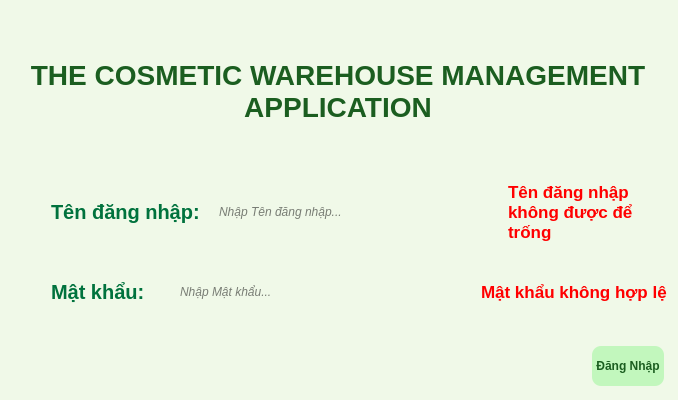
<?xml version="1.0" encoding="UTF-8"?>
<ui version="4.0">
 <class>LoginForm</class>
 <widget class="QWidget" name="LoginForm">
  <property name="geometry">
   <rect>
    <x>0</x>
    <y>0</y>
    <width>678</width>
    <height>400</height>
   </rect>
  </property>
  <property name="sizePolicy">
   <sizepolicy hsizetype="Fixed" vsizetype="Fixed">
    <horstretch>0</horstretch>
    <verstretch>0</verstretch>
   </sizepolicy>
  </property>
  <property name="minimumSize">
   <size>
    <width>678</width>
    <height>400</height>
   </size>
  </property>
  <property name="maximumSize">
   <size>
    <width>678</width>
    <height>400</height>
   </size>
  </property>
  <property name="styleSheet">
   <string notr="true">QWidget {
    background-color: #F0F9E8;
}
QLabel#titleLabel {
    font-size: 28px;
    font-weight: bold;
    color: #1B5E20;
}
QPushButton {
    border: none;
    border-radius: 12px;
    padding: 10px 20px;
    color: #1B5E20;
    font-weight: bold;
    background: qlineargradient(
        x1: 0, y1: 0, x2: 1, y2: 0,
        stop: 0 #19a1ad,
        stop: 1 #a1e383
    );
}
</string>
  </property>
  <layout class="QVBoxLayout" name="verticalLayout_4">
   <item>
    <widget class="QLabel" name="titleLabel">
     <property name="sizePolicy">
      <sizepolicy hsizetype="Preferred" vsizetype="Preferred">
       <horstretch>0</horstretch>
       <verstretch>0</verstretch>
      </sizepolicy>
     </property>
     <property name="minimumSize">
      <size>
       <width>654</width>
       <height>160</height>
      </size>
     </property>
     <property name="maximumSize">
      <size>
       <width>654</width>
       <height>160</height>
      </size>
     </property>
     <property name="font">
      <font>
       <family>Microsoft Sans Serif</family>
       <pointsize>-1</pointsize>
       <bold>true</bold>
      </font>
     </property>
     <property name="layoutDirection">
      <enum>Qt::LayoutDirection::LeftToRight</enum>
     </property>
     <property name="text">
      <string>THE COSMETIC WAREHOUSE MANAGEMENT APPLICATION</string>
     </property>
     <property name="alignment">
      <set>Qt::AlignmentFlag::AlignCenter</set>
     </property>
     <property name="wordWrap">
      <bool>true</bool>
     </property>
     <property name="margin">
      <number>50</number>
     </property>
    </widget>
   </item>
   <item>
    <layout class="QVBoxLayout" name="verticalLayout_2">
     <property name="spacing">
      <number>10</number>
     </property>
     <property name="leftMargin">
      <number>40</number>
     </property>
     <item>
      <layout class="QHBoxLayout" name="horizontalLayout_2">
       <property name="sizeConstraint">
        <enum>QLayout::SizeConstraint::SetFixedSize</enum>
       </property>
       <item>
        <widget class="QLabel" name="usernameLabel">
         <property name="font">
          <font>
           <family>Microsoft Sans Serif</family>
           <pointsize>15</pointsize>
           <bold>true</bold>
          </font>
         </property>
         <property name="styleSheet">
          <string notr="true">QLabel{
color: #00723D;   /* Màu xanh đậm */
  font-weight: bold;
}</string>
         </property>
         <property name="text">
          <string>Tên đăng nhập:</string>
         </property>
        </widget>
       </item>
       <item>
        <widget class="QFrame" name="frameUsername">
         <property name="enabled">
          <bool>true</bool>
         </property>
         <property name="sizePolicy">
          <sizepolicy hsizetype="MinimumExpanding" vsizetype="Fixed">
           <horstretch>0</horstretch>
           <verstretch>0</verstretch>
          </sizepolicy>
         </property>
         <property name="minimumSize">
          <size>
           <width>288</width>
           <height>29</height>
          </size>
         </property>
         <property name="maximumSize">
          <size>
           <width>300</width>
           <height>16777215</height>
          </size>
         </property>
         <property name="autoFillBackground">
          <bool>false</bool>
         </property>
         <property name="styleSheet">
          <string notr="true">QFrame {
    border: none;
    border-radius: 10px;
    background: qlineargradient(
        x1: 0, y1: 0, x2: 1, y2: 0,
        stop: 0 #19a1ad,
        stop: 1 #a1e383
    );
    padding: 2px;
}
QLineEdit {
    border: none;
    border-radius: 8px;
    background: #F0F9E8;
    padding: 5px;
}</string>
         </property>
         <property name="frameShape">
          <enum>QFrame::Shape::StyledPanel</enum>
         </property>
         <property name="lineWidth">
          <number>0</number>
         </property>
         <layout class="QHBoxLayout" name="horizontalLayout">
          <property name="spacing">
           <number>0</number>
          </property>
          <property name="sizeConstraint">
           <enum>QLayout::SizeConstraint::SetDefaultConstraint</enum>
          </property>
          <property name="leftMargin">
           <number>0</number>
          </property>
          <property name="topMargin">
           <number>0</number>
          </property>
          <property name="rightMargin">
           <number>0</number>
          </property>
          <property name="bottomMargin">
           <number>0</number>
          </property>
          <item>
           <widget class="QLineEdit" name="usernameEdit">
            <property name="sizePolicy">
             <sizepolicy hsizetype="MinimumExpanding" vsizetype="Fixed">
              <horstretch>0</horstretch>
              <verstretch>0</verstretch>
             </sizepolicy>
            </property>
            <property name="minimumSize">
             <size>
              <width>288</width>
              <height>29</height>
             </size>
            </property>
            <property name="maximumSize">
             <size>
              <width>300</width>
              <height>16777215</height>
             </size>
            </property>
            <property name="font">
             <font>
              <italic>true</italic>
             </font>
            </property>
            <property name="styleSheet">
             <string notr="true">QLineEdit focus{
color: #37B606;   /* Màu xanh đậm */

}</string>
            </property>
            <property name="frame">
             <bool>true</bool>
            </property>
            <property name="placeholderText">
             <string>Nhập Tên đăng nhập...</string>
            </property>
           </widget>
          </item>
         </layout>
        </widget>
       </item>
       <item>
        <widget class="QLabel" name="accountAnnouncementLabel">
         <property name="font">
          <font>
           <pointsize>13</pointsize>
           <bold>true</bold>
          </font>
         </property>
         <property name="styleSheet">
          <string notr="true">QLabel
{
	color: red;
}</string>
         </property>
         <property name="text">
          <string>Tên đăng nhập không được để trống</string>
         </property>
         <property name="wordWrap">
          <bool>true</bool>
         </property>
        </widget>
       </item>
      </layout>
     </item>
     <item>
      <layout class="QHBoxLayout" name="horizontalLayout_3">
       <property name="sizeConstraint">
        <enum>QLayout::SizeConstraint::SetFixedSize</enum>
       </property>
       <item>
        <widget class="QLabel" name="passwordLabel">
         <property name="font">
          <font>
           <family>Microsoft Sans Serif</family>
           <pointsize>15</pointsize>
           <bold>true</bold>
          </font>
         </property>
         <property name="styleSheet">
          <string notr="true">QLabel {
  color: #00723D;   /* Màu xanh đậm */
  font-weight: bold;
}
</string>
         </property>
         <property name="text">
          <string>Mật khẩu:</string>
         </property>
        </widget>
       </item>
       <item>
        <spacer name="horizontalSpacer">
         <property name="orientation">
          <enum>Qt::Orientation::Horizontal</enum>
         </property>
         <property name="sizeType">
          <enum>QSizePolicy::Policy::Fixed</enum>
         </property>
         <property name="sizeHint" stdset="0">
          <size>
           <width>0</width>
           <height>20</height>
          </size>
         </property>
        </spacer>
       </item>
       <item>
        <widget class="QFrame" name="framePassword">
         <property name="sizePolicy">
          <sizepolicy hsizetype="MinimumExpanding" vsizetype="Fixed">
           <horstretch>0</horstretch>
           <verstretch>0</verstretch>
          </sizepolicy>
         </property>
         <property name="minimumSize">
          <size>
           <width>288</width>
           <height>29</height>
          </size>
         </property>
         <property name="maximumSize">
          <size>
           <width>300</width>
           <height>16777215</height>
          </size>
         </property>
         <property name="styleSheet">
          <string notr="true">QFrame {
    border: none;
    border-radius: 10px;
    background: qlineargradient(
        x1: 0, y1: 0, x2: 1, y2: 0,
        stop: 0 #19a1ad,
        stop: 1 #a1e383
    );
    padding: 2px;
}
QLineEdit {
    border: none;
    border-radius: 8px;
    background: #F0F9E8;
    padding: 5px;
}</string>
         </property>
         <property name="frameShape">
          <enum>QFrame::Shape::StyledPanel</enum>
         </property>
         <layout class="QVBoxLayout" name="verticalLayout_3">
          <property name="spacing">
           <number>0</number>
          </property>
          <property name="leftMargin">
           <number>0</number>
          </property>
          <property name="topMargin">
           <number>0</number>
          </property>
          <property name="rightMargin">
           <number>0</number>
          </property>
          <property name="bottomMargin">
           <number>0</number>
          </property>
          <item>
           <widget class="QLineEdit" name="passwordEdit">
            <property name="sizePolicy">
             <sizepolicy hsizetype="MinimumExpanding" vsizetype="Fixed">
              <horstretch>0</horstretch>
              <verstretch>0</verstretch>
             </sizepolicy>
            </property>
            <property name="minimumSize">
             <size>
              <width>288</width>
              <height>29</height>
             </size>
            </property>
            <property name="maximumSize">
             <size>
              <width>300</width>
              <height>617215</height>
             </size>
            </property>
            <property name="font">
             <font>
              <italic>true</italic>
             </font>
            </property>
            <property name="echoMode">
             <enum>QLineEdit::EchoMode::PasswordEchoOnEdit</enum>
            </property>
            <property name="placeholderText">
             <string>Nhập Mật khẩu...</string>
            </property>
           </widget>
          </item>
         </layout>
        </widget>
       </item>
       <item>
        <widget class="QLabel" name="wrongPasswordLabel">
         <property name="font">
          <font>
           <pointsize>13</pointsize>
           <bold>true</bold>
          </font>
         </property>
         <property name="styleSheet">
          <string notr="true">QLabel
{
	color: red;
}</string>
         </property>
         <property name="text">
          <string>Mật khẩu không hợp lệ</string>
         </property>
         <property name="wordWrap">
          <bool>true</bool>
         </property>
        </widget>
       </item>
      </layout>
     </item>
    </layout>
   </item>
   <item>
    <spacer name="verticalSpacer">
     <property name="orientation">
      <enum>Qt::Orientation::Vertical</enum>
     </property>
     <property name="sizeType">
      <enum>QSizePolicy::Policy::Fixed</enum>
     </property>
     <property name="sizeHint" stdset="0">
      <size>
       <width>20</width>
       <height>10</height>
      </size>
     </property>
    </spacer>
   </item>
   <item>
    <widget class="QFrame" name="frame">
     <property name="sizePolicy">
      <sizepolicy hsizetype="Fixed" vsizetype="Fixed">
       <horstretch>0</horstretch>
       <verstretch>0</verstretch>
      </sizepolicy>
     </property>
     <property name="layoutDirection">
      <enum>Qt::LayoutDirection::RightToLeft</enum>
     </property>
     <property name="styleSheet">
      <string notr="true">QFrame {
    border: none;
    border-radius: 12px;
    background: qlineargradient(
        x1: 0, y1: 0, x2: 1, y2: 0,
        stop: 0 #19a1ad,
        stop: 1 #a1e383
    );
    padding: 3px;
}
</string>
     </property>
     <property name="frameShape">
      <enum>QFrame::Shape::StyledPanel</enum>
     </property>
     <property name="frameShadow">
      <enum>QFrame::Shadow::Raised</enum>
     </property>
     <layout class="QHBoxLayout" name="horizontalLayout_4">
      <property name="spacing">
       <number>0</number>
      </property>
      <property name="leftMargin">
       <number>0</number>
      </property>
      <property name="topMargin">
       <number>0</number>
      </property>
      <property name="rightMargin">
       <number>0</number>
      </property>
      <property name="bottomMargin">
       <number>0</number>
      </property>
      <item>
       <widget class="QPushButton" name="pushButton">
        <property name="sizePolicy">
         <sizepolicy hsizetype="Minimum" vsizetype="Minimum">
          <horstretch>0</horstretch>
          <verstretch>0</verstretch>
         </sizepolicy>
        </property>
        <property name="minimumSize">
         <size>
          <width>50</width>
          <height>40</height>
         </size>
        </property>
        <property name="styleSheet">
         <string notr="true">
QPushButton {
    border: none;
    border-radius: 9px;
    background: #C2F7BD;
    padding: 4px;
}</string>
        </property>
        <property name="text">
         <string>Đăng Nhập</string>
        </property>
       </widget>
      </item>
     </layout>
    </widget>
   </item>
  </layout>
 </widget>
 <resources/>
 <connections/>
</ui>
